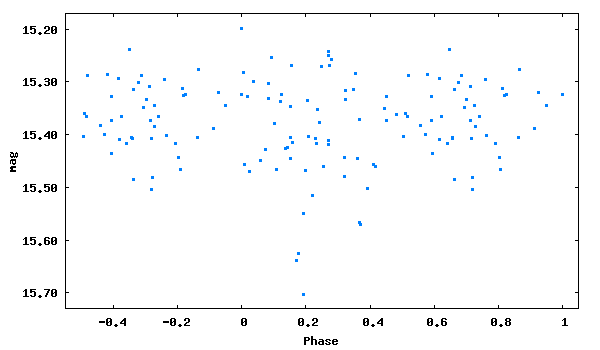

Here is the gnuplot script that generated this plot:
set term png size 600,350 medium
set colors classic
set output 'phase_lc_6.png'
set xlabel 'Phase'
set ylabel 'mag'
#set title 'JDmax = 2445947.49300 + 0.1464642 x E'
set format y '%5.2f'
plot [-0.55:1.05][15.73:15.17] "phase_lc_6.dat" linecolor 3 pointtype 5 pointsize 0.3 title ""
